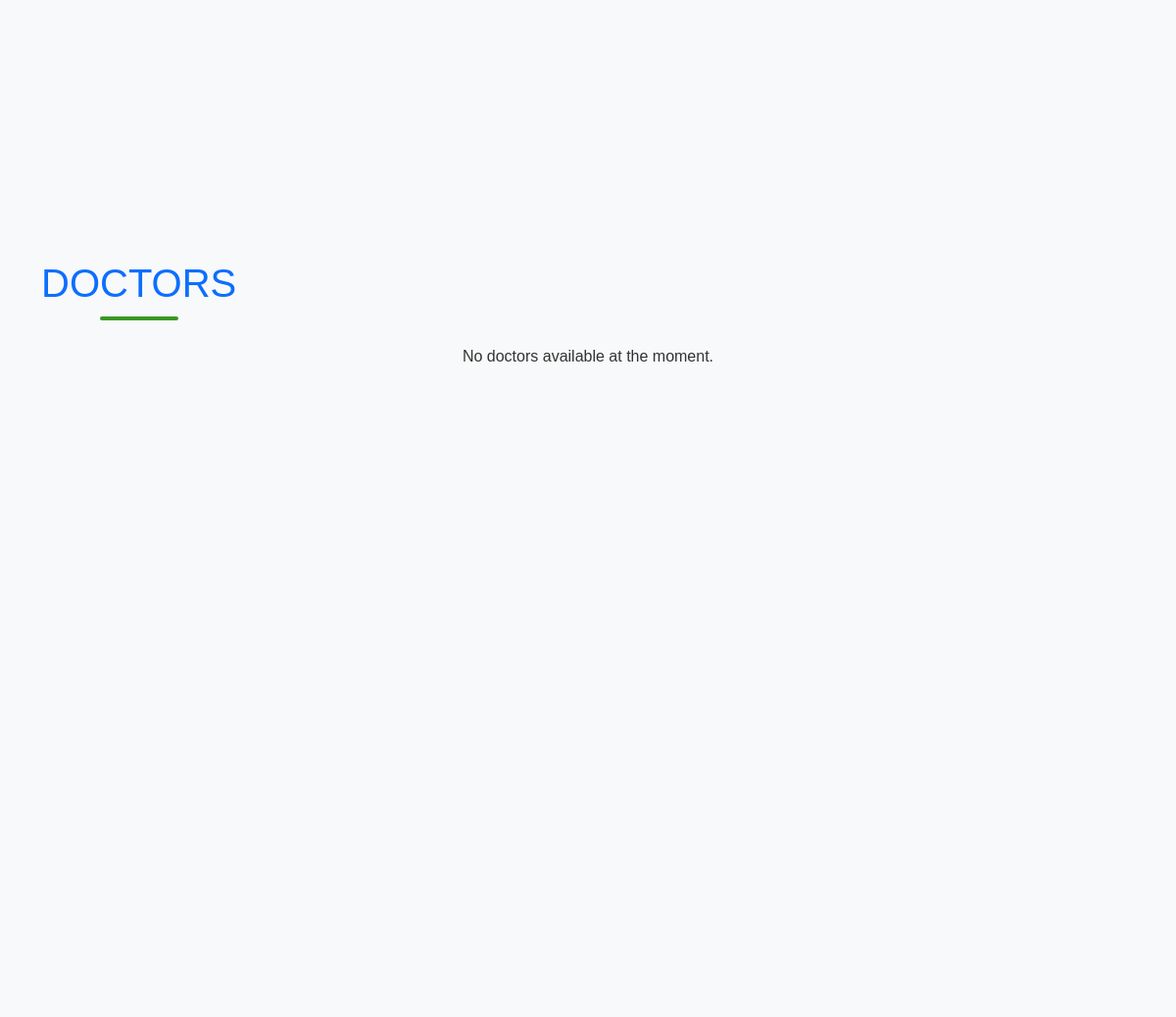
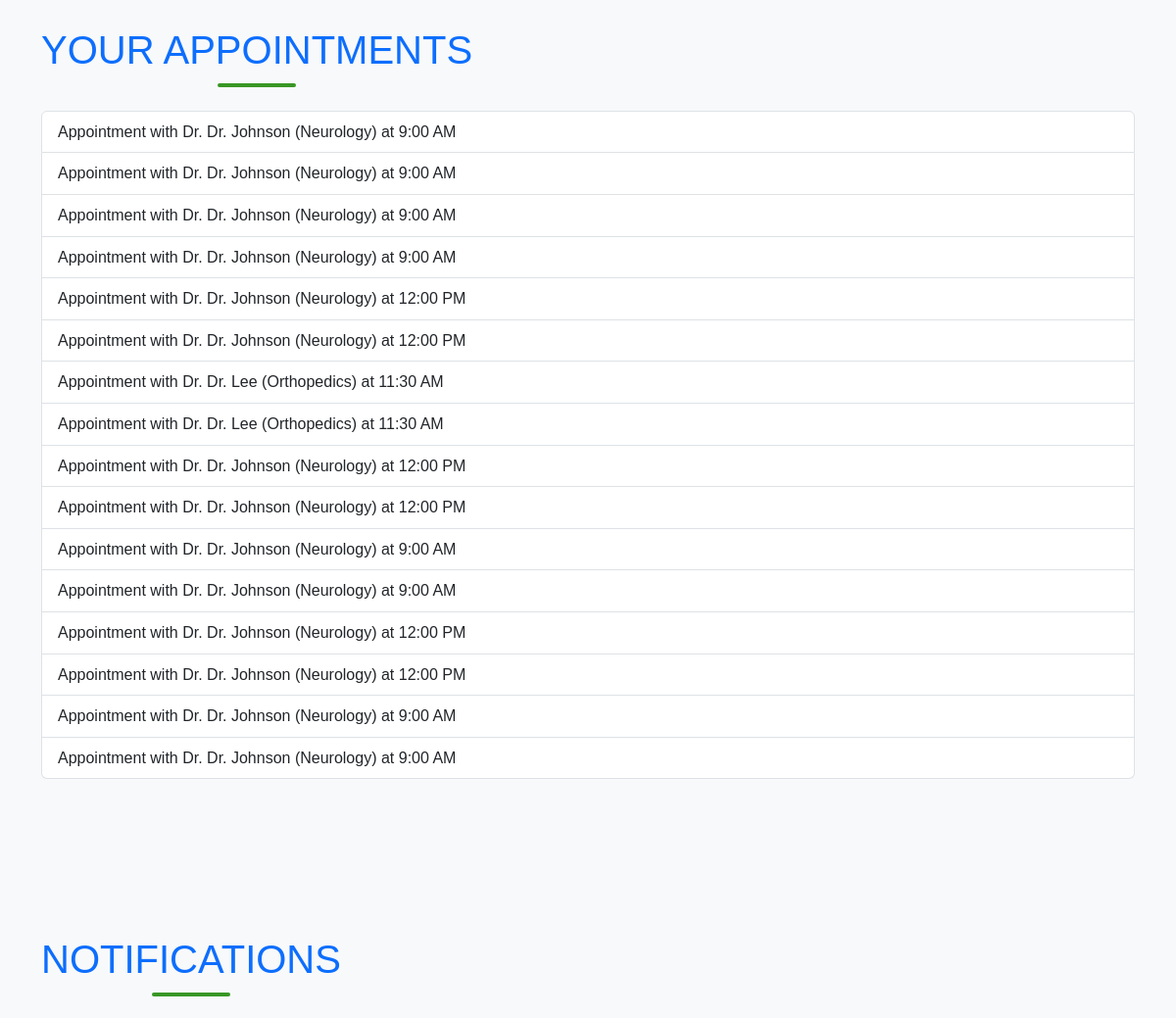
Before: /indexuser (signed in, middle part) with the older database file (2 pictures, top to bottom).
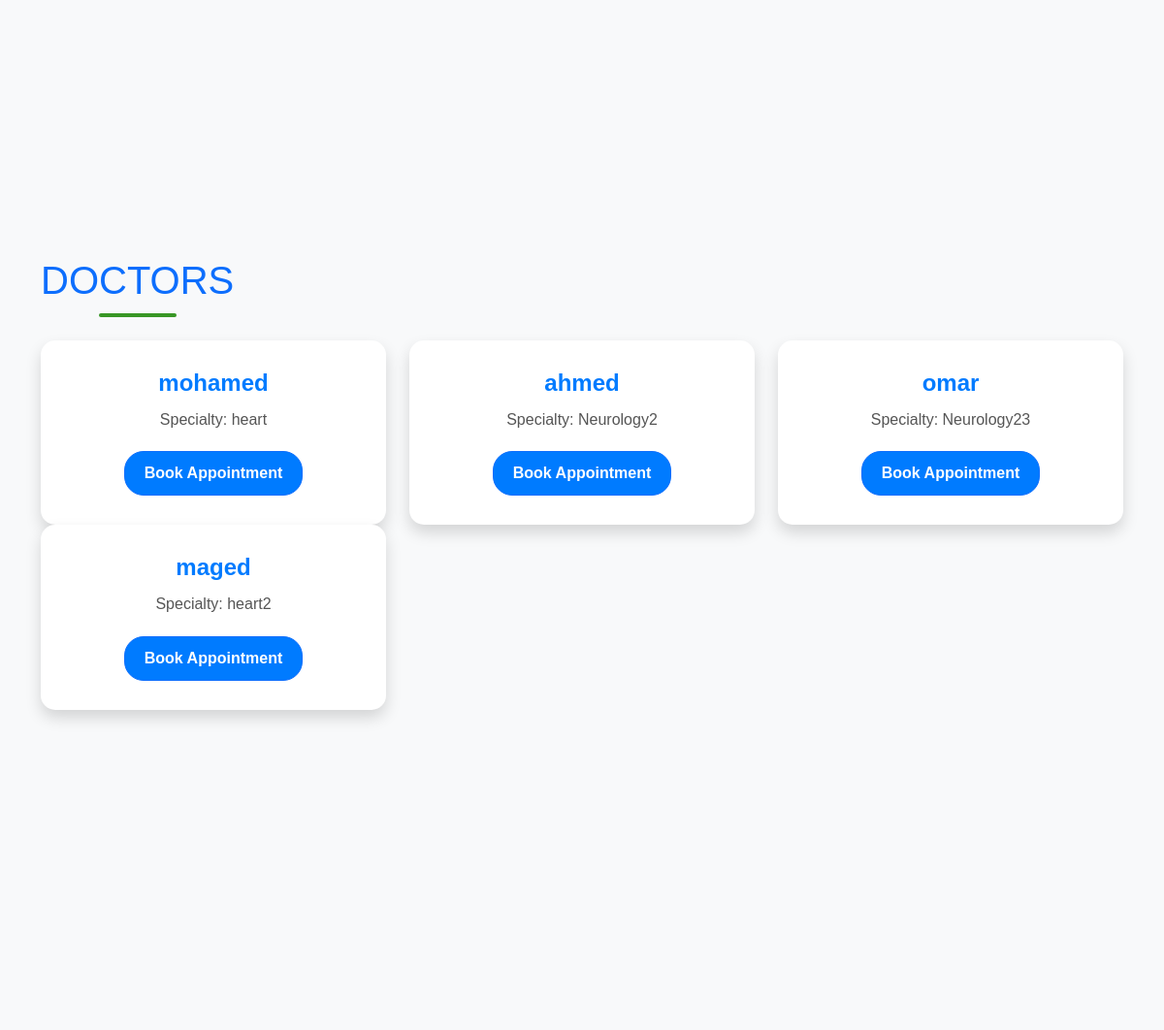
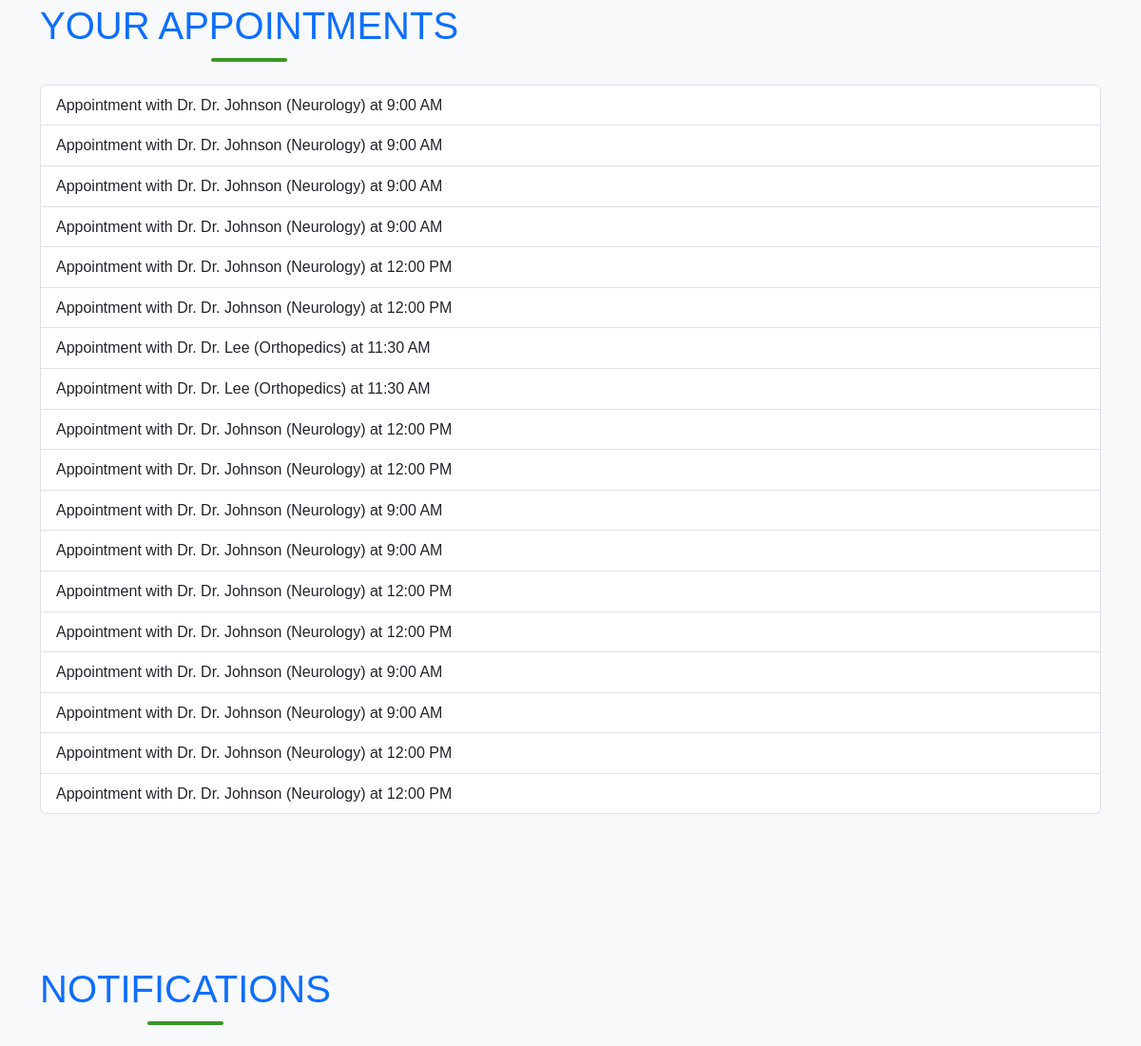
After: the same page with the newer database file (2 pictures, top to bottom).
### tables this page shows
CREATE TABLE appointments (
            id INTEGER PRIMARY KEY AUTOINCREMENT,
            user_email TEXT NOT NULL,
            doctor_name TEXT NOT NULL,
            specialty TEXT NOT NULL,
            time_slot TEXT NOT NULL,
            FOREIGN KEY (user_email) REFERENCES users (email)
        );

CREATE TABLE doctors (
            id INTEGER PRIMARY KEY AUTOINCREMENT,
            name TEXT NOT NULL,
            specialization TEXT NOT NULL,
            salary REAL NOT NULL
        );

### app.py (the view)
@app.route('/indexuser')
def index_user():
    if 'user_type' in session and session['user_type'] == 'user':
        user_email = session.get('user_email')
        if not user_email:
            return redirect(url_for('login'))
        with sqlite3.connect("users.db") as conn:
            cursor = conn.cursor()
            cursor.execute("SELECT doctor_name, specialty, time_slot FROM appointments WHERE user_email = ?", (user_email,))
            appointments = cursor.fetchall()
            cursor.execute("SELECT message FROM notifications WHERE user_email = ?", (user_email,))
            notifications = cursor.fetchall()
            cursor.execute("SELECT name, specialization FROM doctors")
            doctors = cursor.fetchall()
        return render_template(
            'indexuser.html',
            appointments=appointments,
            notifications=notifications,
            doctors=doctors
        )
    return redirect(url_for('login'))

### templates/indexuser.html (shortened to what this page needs)
<!DOCTYPE html>
<html lang="en">
<head>
    <link href="https://cdn.jsdelivr.net/npm/bootstrap@5.3.2/dist/css/bootstrap.min.css" rel="stylesheet">
    <link rel="stylesheet" href="../static/css/custom.css">
</head>
<body>
    <section id="profile" class="vh-100 d-flex align-items-center bg-light">
    </section>
    <section id="doctors" class="vh-100 bg-light">
        <div class="container">
            <h2 class="text-center text-primary mb-4">Doctors</h2>
            <div class="row">
                {% if doctors %} {% for doctor in doctors %}
                <div class="col-md-4">
                    <div class="card shadow border-0">
                        <div class="card-body text-center">
                            <h5>{{ doctor[0] }}</h5>
                            <p>Specialty: {{ doctor[1] }}</p>
                            <button class="btn btn-primary" onclick="bookAppointment('{{ doctor[0] }}', '{{ doctor[1] }}')">Book Appointment</button>
                        </div>
                    </div>
                </div>
                {% endfor %} {% else %}
                <div class="col-12">
                    <p class="text-center">No doctors available at the moment.</p>
                </div>
                {% endif %}
            </div>
        </div>
    </section>
    <section id="appointments">
        <div class="container">
            <h2 class="text-center text-primary mb-4">Your Appointments</h2>
            <ul class="list-group" id="appointments-list">
                {% if appointments %} {% for appointment in appointments %}
                <li class="list-group-item">
                    Appointment with Dr. {{ appointment[0] }} ({{ appointment[1] }}) at {{ appointment[2] }}
                </li>
                {% endfor %} {% else %}
                <li class="list-group-item">No appointments found.</li>
                {% endif %}
            </ul>
        </div>
    </section>
    <section id="notifications" class="vh-100 bg-light">
        <div class="container">
            <h2 class="text-center text-primary mb-4">Notifications</h2>
        </div>
    </section>
</body>
</html>

Changed rows visible on the page:
added doctors: name "mohamed", specialization "heart"
added doctors: name "ahmed", specialization "Neurology2"
added doctors: name "omar", specialization "Neurology23"
added doctors: name "maged", specialization "heart2"
now on this page (row edited): appointments: doctor_name "Dr. Johnson", specialty "Neurology", time_slot "12:00 PM"
now on this page (row edited): appointments: doctor_name "Dr. Johnson", specialty "Neurology", time_slot "12:00 PM"
Other visible differences:
text no longer shown: "No doctors available at the moment."
